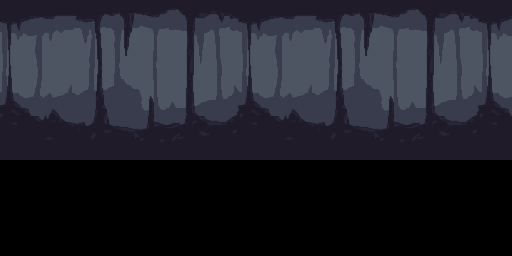

The image is a tile-based game level rendered from a .tmx file. Its description and complete source (layers, tilesets, objects, tile grids) follow:
An orthogonal 64x32 tile map with 8x8 px tiles, 1 tile layer (Tile Layer 1).

<map version="1.10" tiledversion="1.11.2" orientation="orthogonal" renderorder="right-down" width="64" height="32" tilewidth="8" tileheight="8" infinite="0" nextlayerid="2" nextobjectid="1">
 <editorsettings>
  <export target="../backgroundCaveMap.c" format="gba" />
 </editorsettings>
 <tileset firstgid="1" source="backgroundTilesCave.tsx" />
 <layer id="1" name="Tile Layer 1" width="64" height="32">
  <data encoding="csv">
1,2,3,4,5,6,7,8,9,10,11,12,13,14,15,16,17,18,19,20,21,22,23,24,25,26,27,28,29,30,1,2,3,4,5,6,7,8,9,10,11,12,13,14,15,16,17,18,19,20,21,22,23,24,25,26,27,28,29,30,1,2,3,4,
31,32,33,34,35,36,37,38,39,40,41,42,43,44,45,46,47,48,49,50,51,52,53,54,55,56,57,58,59,60,31,32,33,34,35,36,37,38,39,40,41,42,43,44,45,46,47,48,49,50,51,52,53,54,55,56,57,58,59,60,31,32,33,34,
61,62,63,64,65,66,67,68,69,70,71,72,73,74,75,76,77,78,79,80,81,82,83,84,85,86,87,88,89,90,61,62,63,64,65,66,67,68,69,70,71,72,73,74,75,76,77,78,79,80,81,82,83,84,85,86,87,88,89,90,61,62,63,64,
91,92,93,94,95,96,97,98,99,100,101,102,103,104,105,106,107,108,109,110,111,112,113,114,115,116,117,118,119,120,91,92,93,94,95,96,97,98,99,100,101,102,103,104,105,106,107,108,109,110,111,112,113,114,115,116,117,118,119,120,91,92,93,94,
121,122,123,124,125,126,127,128,129,130,131,132,133,134,135,136,137,138,139,140,141,142,143,144,145,146,147,148,149,150,121,122,123,124,125,126,127,128,129,130,131,132,133,134,135,136,137,138,139,140,141,142,143,144,145,146,147,148,149,150,121,122,123,124,
151,152,153,154,155,156,157,158,159,160,161,162,163,164,165,166,167,168,169,170,171,172,173,174,175,176,177,178,179,180,151,152,153,154,155,156,157,158,159,160,161,162,163,164,165,166,167,168,169,170,171,172,173,174,175,176,177,178,179,180,151,152,153,154,
181,182,183,184,185,186,187,188,189,190,191,192,193,194,195,196,197,198,199,200,201,202,203,204,205,206,207,208,209,210,181,182,183,184,185,186,187,188,189,190,191,192,193,194,195,196,197,198,199,200,201,202,203,204,205,206,207,208,209,210,181,182,183,184,
211,212,213,214,215,216,217,218,219,220,221,222,223,224,225,226,227,228,229,230,231,232,233,234,235,236,237,238,239,240,211,212,213,214,215,216,217,218,219,220,221,222,223,224,225,226,227,228,229,230,231,232,233,234,235,236,237,238,239,240,211,212,213,214,
241,242,243,244,245,246,247,248,249,250,251,252,253,254,255,256,257,258,259,260,261,262,263,264,265,266,267,268,269,270,241,242,243,244,245,246,247,248,249,250,251,252,253,254,255,256,257,258,259,260,261,262,263,264,265,266,267,268,269,270,241,242,243,244,
271,272,273,274,275,276,277,278,279,280,281,282,283,284,285,286,287,288,289,290,291,292,293,294,295,296,297,298,299,300,271,272,273,274,275,276,277,278,279,280,281,282,283,284,285,286,287,288,289,290,291,292,293,294,295,296,297,298,299,300,271,272,273,274,
301,302,303,304,305,306,307,308,309,310,311,312,313,314,315,316,317,318,319,320,321,322,323,324,325,326,327,328,329,330,301,302,303,304,305,306,307,308,309,310,311,312,313,314,315,316,317,318,319,320,321,322,323,324,325,326,327,328,329,330,301,302,303,304,
331,332,333,334,335,336,337,338,339,340,341,342,343,344,345,346,347,348,349,350,351,352,353,354,355,356,357,358,359,360,331,332,333,334,335,336,337,338,339,340,341,342,343,344,345,346,347,348,349,350,351,352,353,354,355,356,357,358,359,360,331,332,333,334,
361,362,363,364,365,366,367,368,369,370,371,372,373,374,375,376,377,378,379,380,381,382,383,384,385,386,387,388,389,390,361,362,363,364,365,366,367,368,369,370,371,372,373,374,375,376,377,378,379,380,381,382,383,384,385,386,387,388,389,390,361,362,363,364,
391,392,393,394,395,396,397,398,399,400,401,402,403,404,405,406,407,408,409,410,411,412,413,414,415,416,417,418,419,420,391,392,393,394,395,396,397,398,399,400,401,402,403,404,405,406,407,408,409,410,411,412,413,414,415,416,417,418,419,420,391,392,393,394,
421,422,423,424,425,426,427,428,429,430,431,432,433,434,435,436,437,438,439,440,441,442,443,444,445,446,447,448,449,450,421,422,423,424,425,426,427,428,429,430,431,432,433,434,435,436,437,438,439,440,441,442,443,444,445,446,447,448,449,450,421,422,423,424,
451,452,453,454,455,456,457,458,459,460,461,462,463,464,465,466,467,468,469,470,471,472,473,474,475,476,477,478,479,480,451,452,453,454,455,456,457,458,459,460,461,462,463,464,465,466,467,468,469,470,471,472,473,474,475,476,477,478,479,480,451,452,453,454,
481,482,483,484,485,486,487,488,489,490,491,492,493,494,495,496,497,498,499,500,501,502,503,504,505,506,507,508,509,510,481,482,483,484,485,486,487,488,489,490,491,492,493,494,495,496,497,498,499,500,501,502,503,504,505,506,507,508,509,510,481,482,483,484,
511,512,513,514,515,516,517,518,519,520,521,522,523,524,525,526,527,528,529,530,531,532,533,534,535,536,537,538,539,540,511,512,513,514,515,516,517,518,519,520,521,522,523,524,525,526,527,528,529,530,531,532,533,534,535,536,537,538,539,540,511,512,513,514,
541,542,543,544,545,546,547,548,549,550,551,552,553,554,555,556,557,558,559,560,561,562,563,564,565,566,567,568,569,570,541,542,543,544,545,546,547,548,549,550,551,552,553,554,555,556,557,558,559,560,561,562,563,564,565,566,567,568,569,570,541,542,543,544,
571,572,573,574,575,576,577,578,579,580,581,582,583,584,585,586,587,588,589,590,591,592,593,594,595,596,597,598,599,600,571,572,573,574,575,576,577,578,579,580,581,582,583,584,585,586,587,588,589,590,591,592,593,594,595,596,597,598,599,600,571,572,573,574,
0,0,0,0,0,0,0,0,0,0,0,0,0,0,0,0,0,0,0,0,0,0,0,0,0,0,0,0,0,0,0,0,0,0,0,0,0,0,0,0,0,0,0,0,0,0,0,0,0,0,0,0,0,0,0,0,0,0,0,0,0,0,0,0,
0,0,0,0,0,0,0,0,0,0,0,0,0,0,0,0,0,0,0,0,0,0,0,0,0,0,0,0,0,0,0,0,0,0,0,0,0,0,0,0,0,0,0,0,0,0,0,0,0,0,0,0,0,0,0,0,0,0,0,0,0,0,0,0,
0,0,0,0,0,0,0,0,0,0,0,0,0,0,0,0,0,0,0,0,0,0,0,0,0,0,0,0,0,0,0,0,0,0,0,0,0,0,0,0,0,0,0,0,0,0,0,0,0,0,0,0,0,0,0,0,0,0,0,0,0,0,0,0,
0,0,0,0,0,0,0,0,0,0,0,0,0,0,0,0,0,0,0,0,0,0,0,0,0,0,0,0,0,0,0,0,0,0,0,0,0,0,0,0,0,0,0,0,0,0,0,0,0,0,0,0,0,0,0,0,0,0,0,0,0,0,0,0,
0,0,0,0,0,0,0,0,0,0,0,0,0,0,0,0,0,0,0,0,0,0,0,0,0,0,0,0,0,0,0,0,0,0,0,0,0,0,0,0,0,0,0,0,0,0,0,0,0,0,0,0,0,0,0,0,0,0,0,0,0,0,0,0,
0,0,0,0,0,0,0,0,0,0,0,0,0,0,0,0,0,0,0,0,0,0,0,0,0,0,0,0,0,0,0,0,0,0,0,0,0,0,0,0,0,0,0,0,0,0,0,0,0,0,0,0,0,0,0,0,0,0,0,0,0,0,0,0,
0,0,0,0,0,0,0,0,0,0,0,0,0,0,0,0,0,0,0,0,0,0,0,0,0,0,0,0,0,0,0,0,0,0,0,0,0,0,0,0,0,0,0,0,0,0,0,0,0,0,0,0,0,0,0,0,0,0,0,0,0,0,0,0,
0,0,0,0,0,0,0,0,0,0,0,0,0,0,0,0,0,0,0,0,0,0,0,0,0,0,0,0,0,0,0,0,0,0,0,0,0,0,0,0,0,0,0,0,0,0,0,0,0,0,0,0,0,0,0,0,0,0,0,0,0,0,0,0,
0,0,0,0,0,0,0,0,0,0,0,0,0,0,0,0,0,0,0,0,0,0,0,0,0,0,0,0,0,0,0,0,0,0,0,0,0,0,0,0,0,0,0,0,0,0,0,0,0,0,0,0,0,0,0,0,0,0,0,0,0,0,0,0,
0,0,0,0,0,0,0,0,0,0,0,0,0,0,0,0,0,0,0,0,0,0,0,0,0,0,0,0,0,0,0,0,0,0,0,0,0,0,0,0,0,0,0,0,0,0,0,0,0,0,0,0,0,0,0,0,0,0,0,0,0,0,0,0,
0,0,0,0,0,0,0,0,0,0,0,0,0,0,0,0,0,0,0,0,0,0,0,0,0,0,0,0,0,0,0,0,0,0,0,0,0,0,0,0,0,0,0,0,0,0,0,0,0,0,0,0,0,0,0,0,0,0,0,0,0,0,0,0,
0,0,0,0,0,0,0,0,0,0,0,0,0,0,0,0,0,0,0,0,0,0,0,0,0,0,0,0,0,0,0,0,0,0,0,0,0,0,0,0,0,0,0,0,0,0,0,0,0,0,0,0,0,0,0,0,0,0,0,0,0,0,0,0
</data>
 </layer>
</map>
